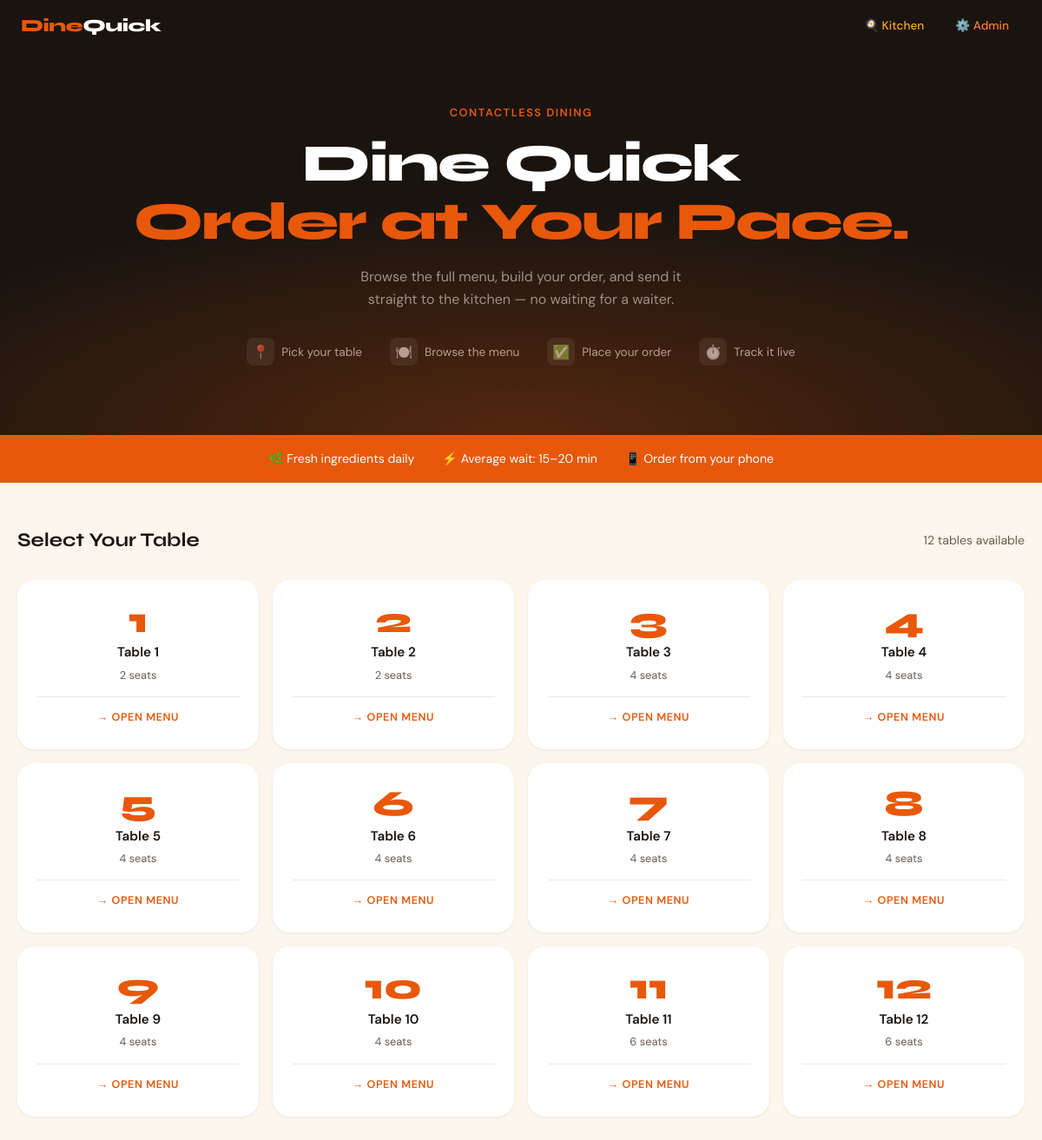
The page / on the database its author committed.
### tables this page shows
CREATE TABLE settings (
            key TEXT PRIMARY KEY,
            value TEXT NOT NULL
        );

CREATE TABLE tables (
            id INTEGER PRIMARY KEY AUTOINCREMENT,
            number INTEGER UNIQUE NOT NULL,
            name TEXT NOT NULL,
            seats INTEGER DEFAULT 4
        );

### app.py (the view)
@app.route("/")
def index():
    conn = get_db()
    tables = conn.execute("SELECT * FROM tables ORDER BY number").fetchall()
    conn.close()
    settings = get_all_settings()
    return render_template("index.html", tables=tables, settings=settings)

### app.py (called while the page is built)
def get_db():
    db_dir = os.path.dirname(DB_PATH)
    if db_dir and not os.path.exists(db_dir):
        os.makedirs(db_dir, exist_ok=True)
    conn = sqlite3.connect(DB_PATH)
    conn.row_factory = sqlite3.Row
    return conn

def get_all_settings():
    conn = get_db()
    rows = conn.execute("SELECT key, value FROM settings").fetchall()
    conn.close()
    return {r["key"]: r["value"] for r in rows}

### templates/index.html (shortened to what this page needs)
{% extends "base.html" %}
{% block body %}
<div class="hero">
  <p class="hero-eyebrow">Contactless Dining</p>
  <h1 class="hero-title">{{ settings.restaurant_name }}<br><span>Order at Your Pace.</span></h1>
  <p class="hero-sub">Browse the full menu, build your order, and send it straight to the kitchen — no waiting for a waiter.</p>
  <div class="hero-steps">
    <div class="hero-step"><div class="hero-step-icon">📍</div> Pick your table</div>
    <div class="hero-step"><div class="hero-step-icon">🍽️</div> Browse the menu</div>
    <div class="hero-step"><div class="hero-step-icon">✅</div> Place your order</div>
    <div class="hero-step"><div class="hero-step-icon">⏱️</div> Track it live</div>
  </div>
</div>
<div class="info-strip">
  <div class="info-item">🌿 Fresh ingredients daily</div>
  <div class="info-item">⚡ Average wait: 15–20 min</div>
  <div class="info-item">📱 Order from your phone</div>
</div>
<section class="tables-section">
  <div class="container">
    <div class="tables-header">
      <h2 class="section-title" style="margin-bottom:0">Select Your Table</h2>
      <span class="text-muted">{{ tables|length }} tables available</span>
    </div>
    <div class="grid-4">
      {% for table in tables %}
      <a href="/table/{{ table.number }}" class="table-card">
        <div class="table-num">{{ table.number }}</div>
        <div class="table-name">{{ table.name }}</div>
        <div class="table-seats">{{ table.seats }} seats</div>
        <div class="table-qr-hint">→ Open Menu</div>
      </a>
      {% endfor %}
    </div>
  </div>
</section>
{% endblock %}

### templates/base.html (shortened to what this page needs)
<!DOCTYPE html>
<html lang="en">
<head>
</head>
<body>
  <nav class="topnav">
    <a href="/" class="topnav-brand">Dine<span>Quick</span></a>
    <a href="/kitchen" class="nav-link nav-kitchen">🍳 Kitchen</a>
    <a href="/admin" class="nav-link nav-admin">⚙️ Admin</a>
  </nav>
  {% block body %}{% endblock %}
</body>
</html>

### templates/base.html (style rules this page uses)
:root { --saffron: #E8580A; --saffron-lt: #FF7A35; --saffron-dk: #B8420A; --cream: #FDF6EC; --ink: #1A1410; --ink-60: #6B5B4E; --ink-20: #EDE8E3; --leaf: #2D6A3F; --leaf-lt: #E8F5EC; --amber: #F5A623; --red: #D94B2B; --surface: #FFFFFF; --radius: 12px; --radius-lg: 20px; --shadow-sm: 0 1px 3px rgba(26,20,16,.08); --shadow-md: 0 4px 16px rgba(26,20,16,.10); --shadow-lg: 0 12px 40px rgba(26,20,16,.14); --font-display: 'Syne', sans-serif; --font-body: 'DM Sans', sans-serif; }
*, *::before, *::after { box-sizing: border-box; margin: 0; padding: 0; }
body { font-family: var(--font-body); background: var(--cream); color: var(--ink); min-height: 100vh; line-height: 1.6; }
.topnav { background: var(--ink); padding: 0 24px; display: flex; align-items: center; gap: 8px; height: 60px; position: sticky; top: 0; z-index: 100; }
.topnav-brand { font-family: var(--font-display); font-weight: 800; font-size: 1.25rem; color: var(--saffron); text-decoration: none; letter-spacing: -.5px; margin-right: auto; }
.topnav-brand span { color: #fff; }
.topnav a.nav-link { color: rgba(255,255,255,.65); text-decoration: none; font-size: .85rem; font-weight: 500; padding: 6px 14px; border-radius: 8px; transition: all .18s; }
.topnav a.nav-link.nav-kitchen { color: var(--amber); }
.topnav a.nav-link.nav-admin { color: var(--saffron-lt); }
.container { max-width: 1200px; margin: 0 auto; padding: 0 20px; }
.section-title { font-family: var(--font-display); font-weight: 700; font-size: 1.4rem; color: var(--ink); margin-bottom: 20px; }
.text-muted { color: var(--ink-60); font-size: .88rem; }
.grid-4 { display: grid; grid-template-columns: repeat(4,1fr); gap: 16px; }

### templates/index.html (style rules this page uses)
.hero { background: var(--ink); padding: 60px 20px 80px; text-align: center; position: relative; overflow: hidden; }
.hero::before { content: ''; position: absolute; inset: 0; background: radial-gradient(ellipse 70% 60% at 50% 100%, rgba(232,88,10,.28), transparent); pointer-events: none; }
.hero-eyebrow { font-size: .8rem; font-weight: 600; letter-spacing: .12em; color: var(--saffron); text-transform: uppercase; margin-bottom: 16px; }
.hero-title { font-family: var(--font-display); font-size: clamp(2.4rem, 6vw, 3.8rem); font-weight: 800; color: #fff; line-height: 1.1; letter-spacing: -.03em; margin-bottom: 16px; }
.hero-title span { color: var(--saffron); }
.hero-sub { color: rgba(255,255,255,.55); font-size: 1rem; max-width: 420px; margin: 0 auto 32px; }
.hero-steps { display: flex; justify-content: center; gap: 32px; flex-wrap: wrap; margin-top: 16px; }
.hero-step { display: flex; align-items: center; gap: 8px; color: rgba(255,255,255,.65); font-size: .85rem; }
.hero-step-icon { width: 32px; height: 32px; background: rgba(255,255,255,.08); border-radius: 8px; display: flex; align-items: center; justify-content: center; font-size: 1rem; }
.tables-section { padding: 48px 0 60px; }
.tables-header { display: flex; align-items: center; justify-content: space-between; margin-bottom: 28px; }
.table-card { background: var(--surface); border-radius: var(--radius-lg); padding: 24px 20px; text-align: center; box-shadow: var(--shadow-sm); text-decoration: none; color: var(--ink); border: 2px solid transparent; transition: all .2s; display: block; position: relative; overflow: hidden; }
.table-card::before { content: ''; position: absolute; top:0; left:0; right:0; height: 3px; background: var(--saffron); transform: scaleX(0); transform-origin: left; transition: transform .25s; }
.table-num { font-family: var(--font-display); font-size: 2.6rem; font-weight: 800; color: var(--saffron); line-height: 1; margin-bottom: 4px; }
.table-name { font-weight: 600; font-size: .95rem; margin-bottom: 4px; }
.table-seats { font-size: .8rem; color: var(--ink-60); }
.table-qr-hint { margin-top: 14px; padding-top: 14px; border-top: 1px solid var(--ink-20); font-size: .78rem; color: var(--saffron); font-weight: 600; letter-spacing: .05em; text-transform: uppercase; }
.info-strip { background: var(--saffron); padding: 16px 20px; display: flex; gap: 32px; justify-content: center; flex-wrap: wrap; }
.info-item { color: #fff; font-size: .88rem; display: flex; gap: 8px; align-items: center; }

### rows shown on the page
settings: restaurant_name "Dine Quick"
tables: number "1", name "Table 1", seats "2"
tables: number "2", name "Table 2", seats "2"
tables: number "3", name "Table 3", seats "4"
tables: number "4", name "Table 4", seats "4"
tables: number "5", name "Table 5", seats "4"
tables: number "6", name "Table 6", seats "4"
tables: number "7", name "Table 7", seats "4"
tables: number "8", name "Table 8", seats "4"
tables: number "9", name "Table 9", seats "4"
tables: number "10", name "Table 10", seats "4"
tables: number "11", name "Table 11", seats "6"
tables: number "12", name "Table 12", seats "6"

### other values the page prints
{{ tables|length }} "12"
